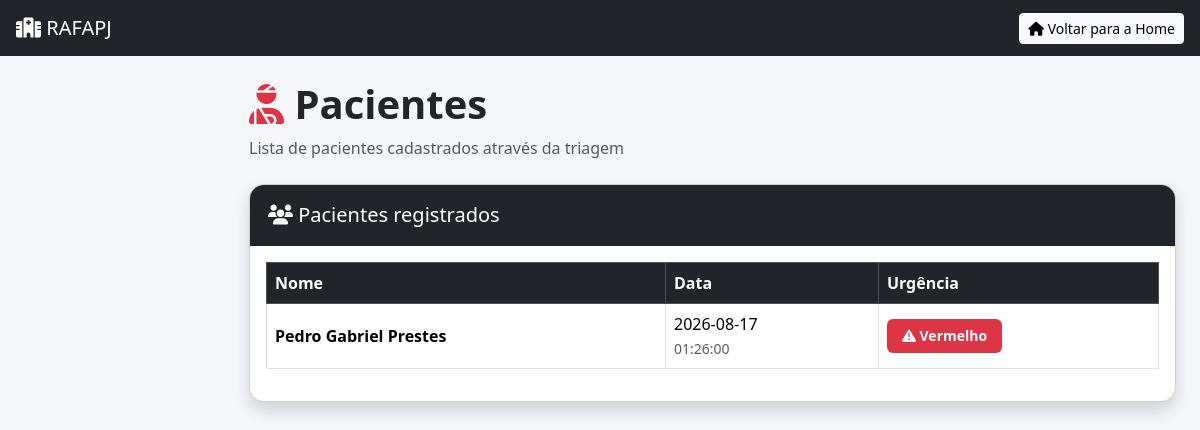
The page /RafaPj/fila.php on the database as committed earlier.
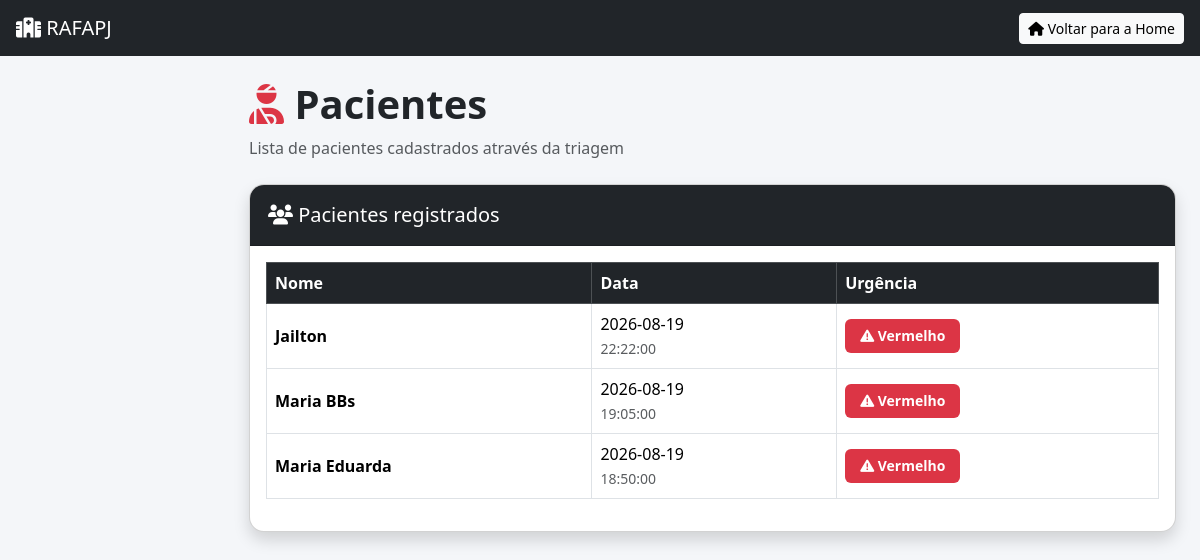
The same page on the database as committed later.
### tables this page shows
CREATE TABLE `pacientes` (
  `id` int NOT NULL,
  `nome` varchar(100) NOT NULL,
  `data_nascimento` date DEFAULT NULL,
  `hora_triagem` time DEFAULT NULL,
  `historico` text,
  `medicamentos` text,
  `alergias` text,
  `pressao` varchar(20) DEFAULT NULL,
  `temperatura` varchar(10) DEFAULT NULL,
  `frequencia` int DEFAULT NULL,
  `saturacao` varchar(10) DEFAULT NULL,
  `dor` int DEFAULT NULL,
  `risco` varchar(20) DEFAULT NULL,
  `criado_em` timestamp NULL DEFAULT CURRENT_TIMESTAMP,
  `data_triagem` date DEFAULT NULL,
  `queixa_principal` text,
  `sintomas` text,
  `exibir` tinyint(1) NOT NULL DEFAULT '1',
  `gestante` tinyint(1) DEFAULT '0',
  `imunossuprimido` tinyint(1) DEFAULT '0',
  `cronico` tinyint(1) DEFAULT '0',
  `consciencia` varchar(20) DEFAULT 'normal',
  `hemorragia` tinyint(1) DEFAULT '0',
  `trauma` tinyint(1) DEFAULT '0'
);

### RafaPj/fila.php (the view, shortened to what the changed rows need)
<?php
include "conexao.php";
$sql = "
    SELECT *
    FROM pacientes
    WHERE exibir = 1
    ORDER BY
        CASE risco
            WHEN 'Vermelho' THEN 1
            WHEN 'Laranja' THEN 2
            WHEN 'Amarelo' THEN 3
            WHEN 'Verde' THEN 4
            WHEN 'Azul' THEN 5
            ELSE 6
        END ASC,
        id DESC
";
$resultado = $conn->query($sql);
?>
<!DOCTYPE html>
<html lang="pt-BR">
<head>
    <link
        href="css/styles.css"
        rel="stylesheet"
    >
    <link
        href="https://cdn.jsdelivr.net/npm/bootstrap@5.3.3/dist/css/bootstrap.min.css"
        rel="stylesheet"
    >
    <link
        href="https://cdnjs.cloudflare.com/ajax/libs/font-awesome/6.5.1/css/all.min.css"
        rel="stylesheet"
    >
</head>
<body class="sb-nav-fixed">
    <div id="layoutSidenav">
        <div id="layoutSidenav_content">
            <main>
                <div class="container-fluid px-4">
                    <div class="mt-4 mb-4">
                        <h1 class="titulo">
                            <i class="fas fa-user-injured text-danger"></i>
                            Pacientes
                        </h1>
                    </div>
                    <div class="card shadow mb-4">
                        <div class="card-body">
                            <?php if ($resultado && $resultado->num_rows > 0): ?>
                                <div class="table-responsive">
                                    <table class="table table-hover table-bordered">
                                        <thead class="table-dark">
                                            <tr>
                                                <th>
                                                    Nome
                                                </th>
                                                <th>
                                                    Data
                                                </th>
                                                <th>
                                                    Urgência
                                                </th>
                                            </tr>
                                        </thead>
                                        <tbody>
                                            <?php while ($p = $resultado->fetch_assoc()): ?>
                                                <tr>
                                                    <td>
                                                        <strong>
                                                            <?= htmlspecialchars(
                                                                $p['nome'],
                                                                ENT_QUOTES,
                                                                'UTF-8'
                                                            ) ?>
                                                        </strong>
                                                    </td>
                                                    <td>
                                                        <?= htmlspecialchars(
                                                            $p['data_triagem'],
                                                            ENT_QUOTES,
                                                            'UTF-8'
                                                        ) ?>
                                                        <br>
                                                        <small class="text-muted">
                                                            <?= htmlspecialchars(
                                                                $p['hora_triagem'],
                                                                ENT_QUOTES,
                                                                'UTF-8'
                                                            ) ?>
                                                        </small>
                                                    </td>
                                                    <td>
                                                        <?php
                                                        switch ($p['risco']) {
                                                            case "Vermelho":
                                                                $cor = "danger";
                                                                $icone = "fa-triangle-exclamation";
                                                                break;
                                                        }
                                                        ?>
                                                        <span class="badge bg-<?= $cor ?>">
                                                            <i class="fas <?= $icone ?>"></i>
                                                            <?= htmlspecialchars(
                                                                $p['risco'],
                                                                ENT_QUOTES,
                                                                'UTF-8'
                                                            ) ?>
                                                        </span>
                                                    </td>
                                                </tr>
                                            <?php endwhile; ?>
                                        </tbody>
                                    </table>
                                </div>
                            <?php endif; ?>
                        </div>
                    </div>
                </div>
            </main>
        </div>
    </div>
</body>
</html>

Rows that differ between the two databases and show on the page:
no longer on this page (row edited): pacientes: nome "Pedro Gabriel Prestes", data_triagem "2026-08-17", hora_triagem "01:26:00", risco "Vermelho"
added pacientes: nome "Jailton", data_triagem "2026-08-19", hora_triagem "22:22:00", risco "Vermelho"
added pacientes: nome "Maria BBs", data_triagem "2026-08-19", hora_triagem "19:05:00", risco "Vermelho"
added pacientes: nome "Maria Eduarda", data_triagem "2026-08-19", hora_triagem "18:50:00", risco "Vermelho"
